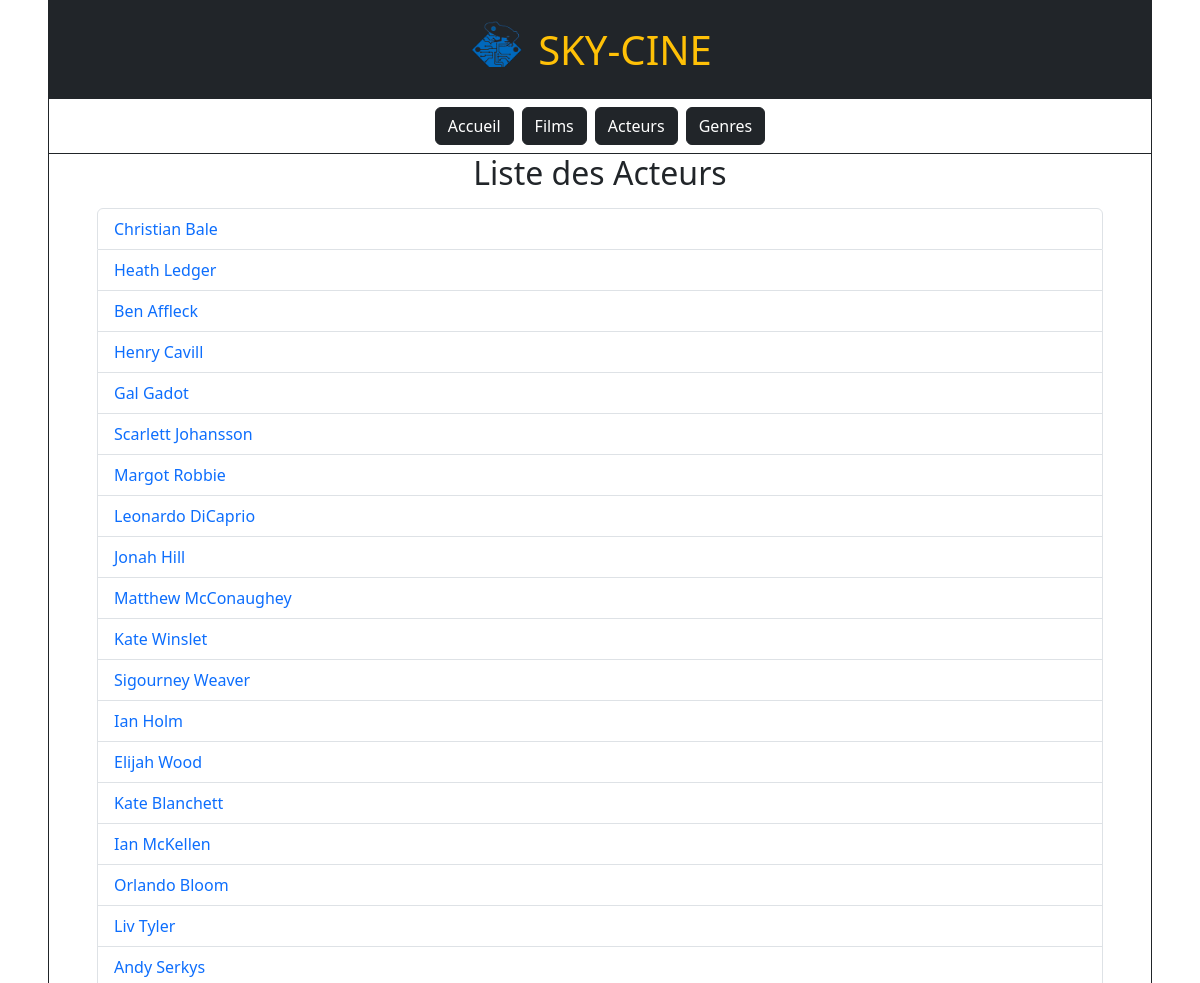
The page /index.php?action=listActors (upper part) on the database as committed earlier.
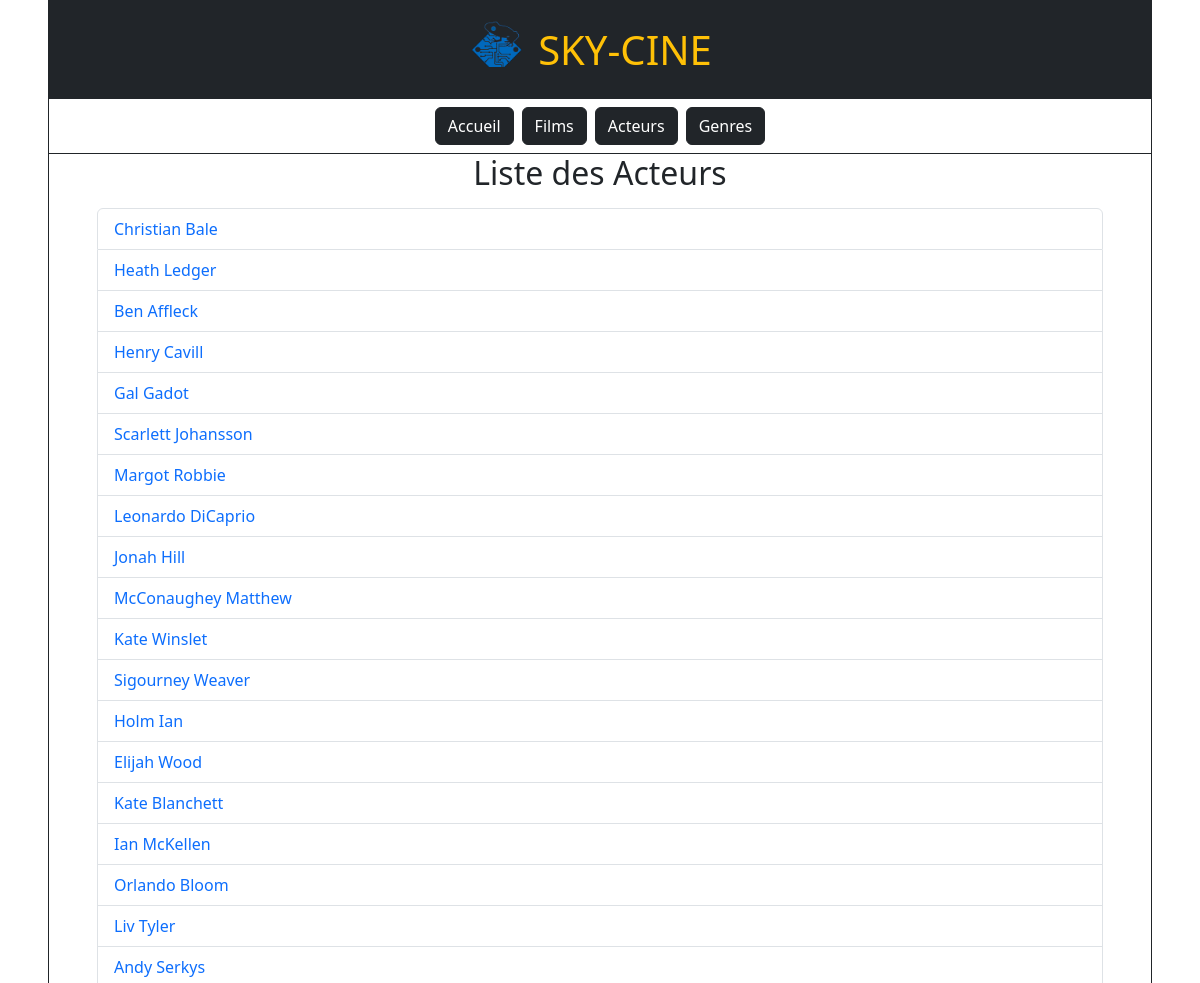
The same page on the database as committed later.
### tables this page shows
CREATE TABLE IF NOT EXISTS `personne` (
  `id_personne` int NOT NULL AUTO_INCREMENT,
  `prenom` varchar(50) NOT NULL,
  `nom` varchar(50) NOT NULL,
  `sexe` varchar(50) DEFAULT NULL,
  `date_naissance` date DEFAULT NULL,
  `image` varchar(255) DEFAULT NULL,
  PRIMARY KEY (`id_personne`)
);

### controllers/PersonController.php (called while the page is built, shortened)
<?php
    require_once "bdd/DAO.php";
    class PersonController{
        public function findAllActors(){
            $dao = new DAO();
            $sql = "SELECT p.prenom, p.nom, DATE_FORMAT(p.date_naissance, '%Y') AS age, p.id_personne
                    FROM personne p
                    INNER JOIN acteur a
                    ON p.id_personne = a.id_personne;
                    ";
            $actors = $dao->executerRequete($sql);
            require "views/actor/listActors.php";
        }
    }
?>

### bdd/DAO.php (called while the page is built, shortened)
<?php
class DAO{
    private $bdd;
    public function __construct(){
        $this->bdd = new PDO('mysql:host=localhost;dbname=cinema;charset=utf8', 'root', '');
    }
    public function executerRequete($sql, $params = NULL){
        if ($params == NULL){
            $resultat = $this->bdd->query($sql);
        }else{
            $resultat = $this->bdd->prepare($sql);
            $resultat->execute($params);
        }
        return $resultat;
    }
}

### views/actor/listActors.php (the view, shortened to what this page needs)
<h2>Liste des Acteurs</h2>
<?php
    echo "<ul class='list-group mx-5 my-3'>";
    while ($actor = $actors->fetch()){
        echo "<li class ='list-group-item'><a class='text-decoration-none' href='index.php?action=actorfilmographie&id=".$actor['id_personne']."'>".$actor['prenom']." ".$actor['nom']."</a></li>";
    }
    echo "</ul>";
    $content = ob_get_clean();
    require "views/template.php";
?>

### index.php (shortened to what this page needs)
<?php
    require_once "controllers/PersonController.php";
    $homeCtrl = new HomeController();
    $personCtrl = new PersonController();
    if(isset($_GET['action'])){
        switch($_GET['action']){
            case 'listActors': $personCtrl->findAllActors(); break;
        }
    } else {
            $homeCtrl->homePage();
    }
?>

### views/template.php (shortened to what this page needs)
<!DOCTYPE html>
<html lang="en">
<head>
<link href="https://cdn.jsdelivr.net/npm/bootstrap@5.3.0/dist/css/bootstrap.min.css" rel="stylesheet">
<link rel="stylesheet" href="https://cdn.jsdelivr.net/npm/bootstrap-icons@1.5.0/font/bootstrap-icons.css">
<link rel="stylesheet" href="public/css/style.css">
</head>
<body class='border border-dark mx-5'>
    <header class ='bg-dark text-warning py-3'>
        <figure><img id = "frog" src="public/images/frog.png"></figure>
        <h1 class='my-auto mx-3'>SKY-CINE</h1>
    </header>
    <nav class="navbar navbar-expand border-bottom border-dark d-flex justify-content-center">
            <ul class = "navbar-nav mr-auto">
                <li class="nav-item active"><a class="btn btn-dark mx-1" href="index.php?action=homePage">Accueil</a></li>
                <li class="nav-item active"><a class="btn btn-dark mx-1" href="index.php?action=listFilms">Films</a></li>
                <li class="nav-item active"><a class="btn btn-dark mx-1" href="index.php?action=listActors">Acteurs</a></li>
                <li class="nav-item active"><a class="btn btn-dark mx-1" href="index.php?action=listGenres">Genres</a></li>
            </ul>
    </nav>
    <main>
        <?=$content ?>
    </main>
</body>
</html>

### public/css/style.css (style rules this page uses)
header { display : flex; justify-content: center; }
#frog { width : 50px; height : 50px; }
main { display : flex; flex-direction: column; justify-content: center; }
h2 { margin : auto; }

Rows that differ between the two databases and show on the page:
changed personne "McConaughey": prenom "Matthew" → "McConaughey"; nom "McConaughey" → "Matthew"
changed personne "Holm": prenom "Ian" → "Holm"; nom "Holm" → "Ian"
